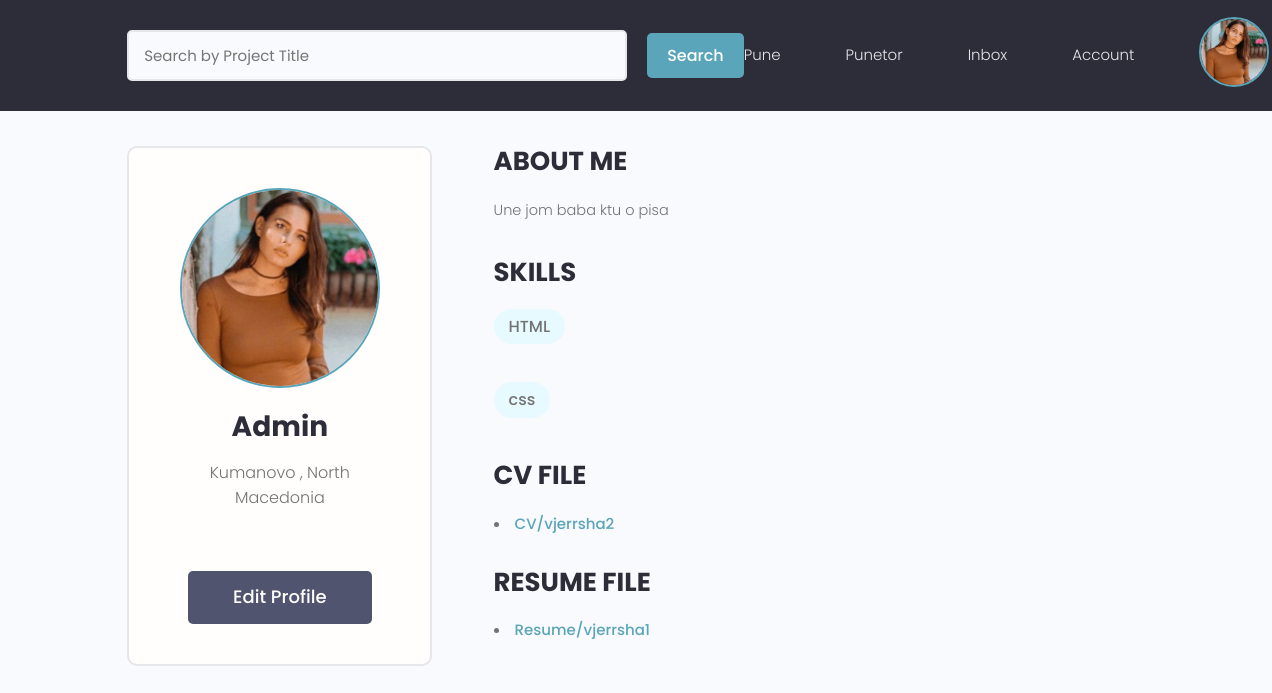
Screenshot of /profile/admin/ (signed in) with the database file from the repository.
### users/models.py (models this page shows, shortened)
class Profile(models.Model):
    user = models.OneToOneField(User , on_delete = models.CASCADE ,  null=True , blank=True)
    name = models.CharField(max_length=150 , null=True , blank=True)
    sur_name = models.CharField(max_length=150 , null=True , blank=True)
    email = models.EmailField(max_length=500 , blank=True , null=True)
    username = models.CharField(max_length=200 ,unique = True ,blank=True , null=True)
    profilepic = models.ImageField(blank=True , null=True, upload_to='profiles/', default='static/images/profiles/user-default.png')
    bio = models.TextField(blank=True , null=True)
    skills = models.ManyToManyField('Skills', blank=True)
    CV = models.FileField(upload_to='CV/',blank=True , null=True)
    resume = models.FileField(upload_to='Resume/',blank=True , null=True)
    birth_date = models.DateField(blank=True, null=True)
    business = models.BooleanField(default=False)
    location = models.CharField(max_length=200 , blank=True , null=True)
    created = models.DateTimeField(auto_now_add = True)
    id = models.UUIDField(default=uuid.uuid4 , unique=True ,
                        primary_key=True , editable=False)

class Skills(models.Model):
    field = models.ManyToManyField(Field)
    name = models.CharField(max_length=200 , blank=True , null=True)
    description = models.TextField(blank=True , null=True)
    created = models.DateTimeField(auto_now_add = True)
    id = models.UUIDField(default=uuid.uuid4 , unique=True ,
                        primary_key=True , editable=False)
    def __str__(self):
        return str(self.name)

### users/views.py (the view)
# urls.py: path('profile/<str:username>/', views.profile , name='profile'),
def profile(request , username):
    profile = Profile.objects.get(username=username)
    skills = profile.skills.all()
    context = {
        'profile':profile,
        'skills':skills
    }
    return render(request , 'users/profile.html', context)

### users/templates/users/profile.html (shortened to what this page needs)
{% extends 'base.html' %}
{% block content %}
<main class="profile my-md">
    <div class="container">
      <div class="layout">
        <div class="column column--1of3">
          <div class="card text-center">
            <div class="card__body dev">
              <img class="avatar avatar--xl" src="{{ profile.profilepic.url }}" />
              <h2 class="dev__name">{{profile.name}}</h2>
              <p class="dev__location">{{profile.location}}</p>
              {% if request.user.profile.id == profile.id %}
                <a href="{% url 'edit-profile' %}" class="btn btn--sub btn--lg">Edit Profile</a>
              {% endif %}
            </div>
          </div>
        </div>
        <div class="column column--2of3">
          <div class="devInfo">
            <h3 class="devInfo__title">About Me</h3>
            <p class="devInfo__about">{{profile.bio}}</p>
          </div>
          <div class="devInfo">
            <h3 class="devInfo__title">Skills</h3>
            <div class="devInfo__skills">
            {% for skill in skills %}
              <div class="devSkill">
                <span class="tag tag--pill tag--main">
                  <strong>{{skill}}</strong>
                </span>
                <p class="devSkill__info">
                </p>
              </div>
              {% endfor %}
            </div>
          </div>
          <h3 class="devInfo__title">CV file</h3>
          <li><a href="{{ profile.CV.url }}">{{profile.CV}}</a></li>
          <br>
          <h3 class="devInfo__title">Resume file</h3>
          <li><a href="{{ profile.resume.url }}">{{profile.resume}}</a></li>
        </div>
      </div>
    </div>
  </main>
{% endblock %}

### templates/navbar.html (shortened to what this page needs)
{% load static %}
<header class="header">
    <div class="container container">
      <div class="hero-section__search">
        <form id="searchForm" class="form" action="" method="get">
          <div class="form__field">
            <input class="input input--text" id="formInput#search" type="text" name="search_query"
              value="{{search_query}}" placeholder="Search by Project Title" />
          </div>
          <input type="submit" class="btn btn--main" value="Search" />
        </form>
      </div>
      <nav class="header__nav">
        <ul class="header__menu">
          {% if request.path == '/kerko-pune/' %}
          <li class="header__menuItem"><a href="{% url 'shpall-pune' %}">Shpall Pune</a></li>
          {% else %}
          <li class="header__menuItem"><a href="{% url 'kerko-pune' %}">Pune</a></li>
          {% endif %}
          <li class="header__menuItem"><a href="projects">Punetor</a></li>
          {% if request.user.is_authenticated %}
          <li class="header__menuItem"><a href="inbox">Inbox</a></li>
          <li class="header__menuItem"><a href="{% url 'profile' user.profile.username %}">Account</a></li>
        <span onclick="openNav()">
            {% if user.profile.profilepic %}
            <img class="avatar avatar--md" src="{{ user.profile.profilepic.url }}" >
            {% else %}
            <img src="{% static 'images/profiles/user-default.png' %}" class="avatar avatar--md">
            {% endif %}
        </span>
          {% else %}
          <li class="header__menuItem"><a href="{% url 'login' %}" class="btn btn--sub">Login/Sign Up</a></li>
          {% endif%}
        </ul>
      </nav>
    </div>
</header>

### static/styles/app.css (style rules this page uses)
:root { --color-sub: #2d2d39; }
.btn--sub { background-color: var(--color-sub-light); }
.card { border: 2px solid var(--color-light); }
img { width: 100%; }
.header { position: sticky; z-index: 111; background-color: var(--color-sub); padding: 1.5rem 0; }
.header > .container { display: flex; justify-content: space-between; align-items: center; }
.header__nav > ul { display: inline-flex; align-items: center; list-style: none; gap: 6.5rem; }
.header__menuItem > a { color: var(--color-light); font-weight: 300; }
.hero-section__search > .form { display: flex; align-items: center; justify-content: center; gap: 2rem; }
.hero-section__search > .form input.input--text { width: 50rem; }
.profile .card > .dev { padding: 4rem; }
.dev__name { color: var(--color-sub); font-size: 2.8rem; font-weight: 700; margin-top: 1rem; margin-bottom: 0.5rem; }
.dev__location { margin-top: 1rem; }
.devInfo { margin-bottom: 3rem; }
.devInfo__title, .devInfo__subtitle { font-size: 2.6rem; color: var(--color-sub); text-transform: uppercase; font-weight: 700; margin-bottom: 1.5rem; }
.devInfo__about, .devSkill__info { font-size: 1.45rem; line-height: 1.7; text-align: justify; }
.devSkill { margin-bottom: 3rem; }
@media screen and (min-width: 700px) { .devSkill { display: flex; justify-content: space-between; gap: 3rem; } }
@media screen and (min-width: 700px) { .devSkill__info { flex-basis: 80%; } }

### static/uikit/styles/modules/_variables.css (style rules this page uses)
:root { --color-main: #5aa5b9; --color-main-light: #e6faff; --color-sub: #3f4156; --color-sub-light: #51546e; --color-sub-lighter: #ededfd; --color-text: #737373; --color-gray: #8b8b8b; --color-light: #e5e7eb; --color-light-gray: #767676; --color-bg: #f8fafd; --color-white: #fffefd; --color-white-light: #f3f3f3; --color-success: #359e64; --color-success-bg: #def8e8; --color-error: #fc4b0b; --color-error-bg: #fff2ee; --font-base: 'Poppins', arial, helvetica, 'Segoe UI', roboto, ubuntu, sans-serif; --font-monospace: 'Fira Code', 'Courier New', courier, monospace; --font-regular: 300; --font-medium: 500; --font-bold: 700; --generic-shadow: 1px 1px 5px #00000010; --generic-transition: all 0.3s ease-in-out; }

### static/uikit/styles/modules/_base.css (style rules this page uses)
* { margin: 0; padding: 0; box-sizing: border-box; text-rendering: optimizeLegibility; color: inherit; font-size: inherit; }
html { font-size: 50%; }
@media only screen and (min-width: 480px) { html { font-size: 56.25%; } }
@media only screen and (min-width: 1200px) { html { font-size: 62.5%; } }
body { line-height: 1.6; font-weight: 400; font-size: 1.5rem; color: var(--color-text); background-color: var(--color-bg); min-height: 100vh; }

### static/uikit/styles/modules/_typography.css (style rules this page uses)
* { font-family: var(--font-base); }
h2 { font-size: 3.6rem; font-weight: var(--font-bold); }
h3 { font-size: 3.2rem; font-weight: var(--font-medium); }
p, span, strong { font-size: 1.6rem; color: var(--color-text); font-weight: var(--font-regular); }
strong { font-weight: var(--font-medium); }
a { padding-bottom: 2px; text-decoration: none; display: inline-block; color: var(--color-main); font-weight: var(--font-medium); }

### static/uikit/styles/modules/_utilities.css (style rules this page uses)
.container { width: 92%; max-width: 165rem; margin: 0 auto; box-sizing: border-box; }
@media screen and (min-width: 1000px) { .container { width: 90%; } }
@media screen and (min-width: 1200px) { .container { width: 80%; } }
.text-center { text-align: center; }
.my-md { margin: 3rem auto; }

### static/uikit/styles/modules/_avatar.css (style rules this page uses)
.avatar { border-radius: 50%; border: 2px solid var(--color-main); object-fit: cover; }
.avatar--xl { height: 20rem; width: 20rem; }
.avatar--md { height: 7rem; width: 7rem; }

### static/uikit/styles/modules/_button.css (style rules this page uses)
.btn { display: inline-block; position: relative; cursor: pointer; background-color: var(--color-light); font-weight: var(--font-medium); color: var(--color-sub); text-decoration: none; padding: 1rem 2rem; border-radius: 0.5rem; border: none; width: -webkit-fit-content; width: -moz-fit-content; width: fit-content; height: -webkit-fit-content; height: -moz-fit-content; height: fit-content; font-size: 1.6rem; outline-width: 0; outline-color: transparent; -webkit-backface-visibility: hidden; backface-visibility: hidden; transition: all 0.3s ease-in-out; }
.btn--main { background-color: var(--color-main); color: var(--color-white); }
.btn--sub { background-color: var(--color-sub); color: var(--color-white); }
.btn--lg { font-size: 1.8rem; padding: 1.2rem 4.5rem; }

### static/uikit/styles/modules/_card.css (style rules this page uses)
.card { border-radius: 1rem; background-color: var(--color-white); border: 1.5px solid var(--color-light); width: auto; height: auto; margin-top: 0.5rem; margin-bottom: 0.5rem; overflow: hidden; }
.card__body, .card__header { padding: 2rem 2.5rem; }

### rows the page displays
Profile: profilepic (picture), name "Admin", location "Kumanovo , North Macedonia", bio "Une jom baba ktu o pisa", CV "CV/vjerrsha2", resume "Resume/vjerrsha1"
Skills: name "HTML"
Skills: name "css"
